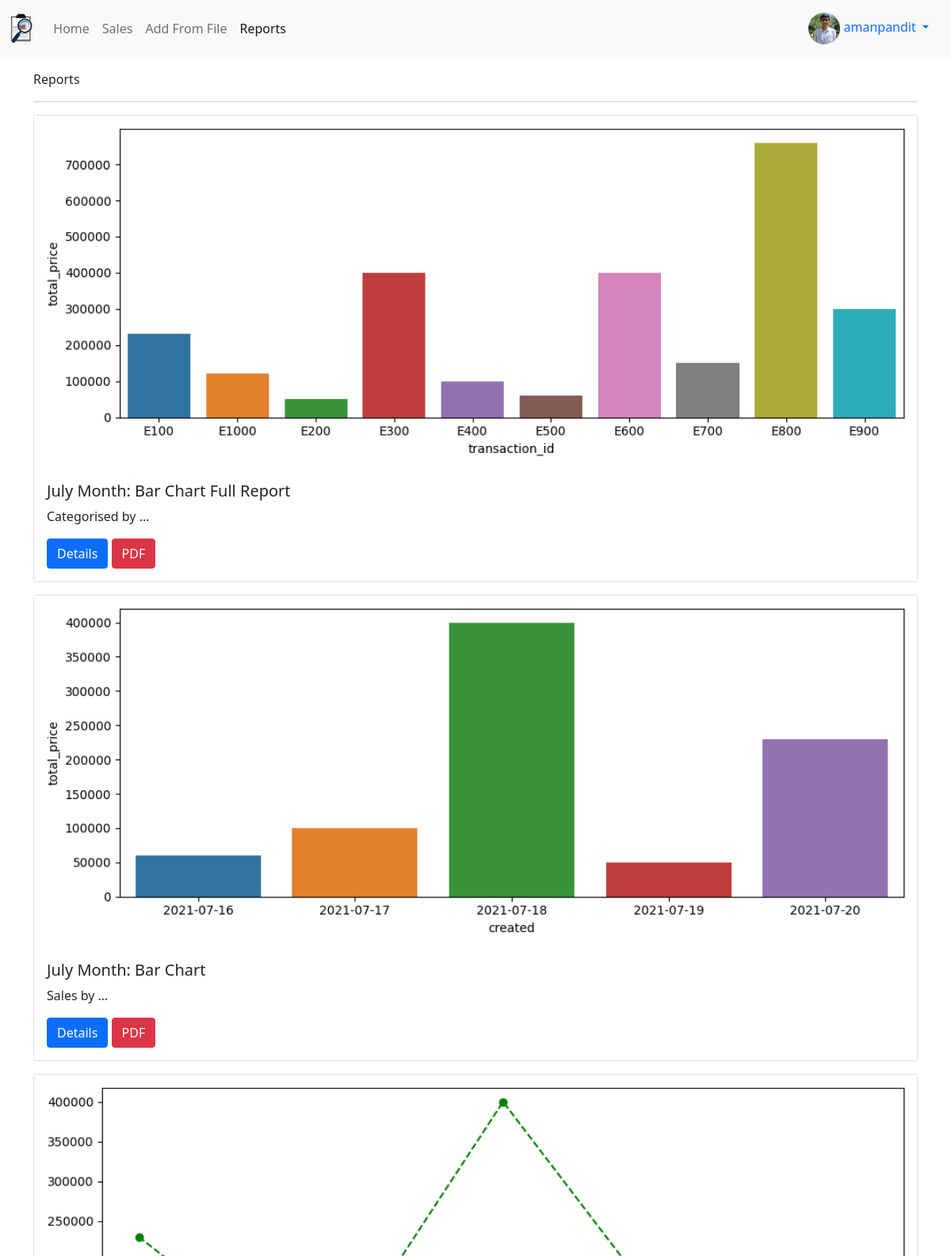
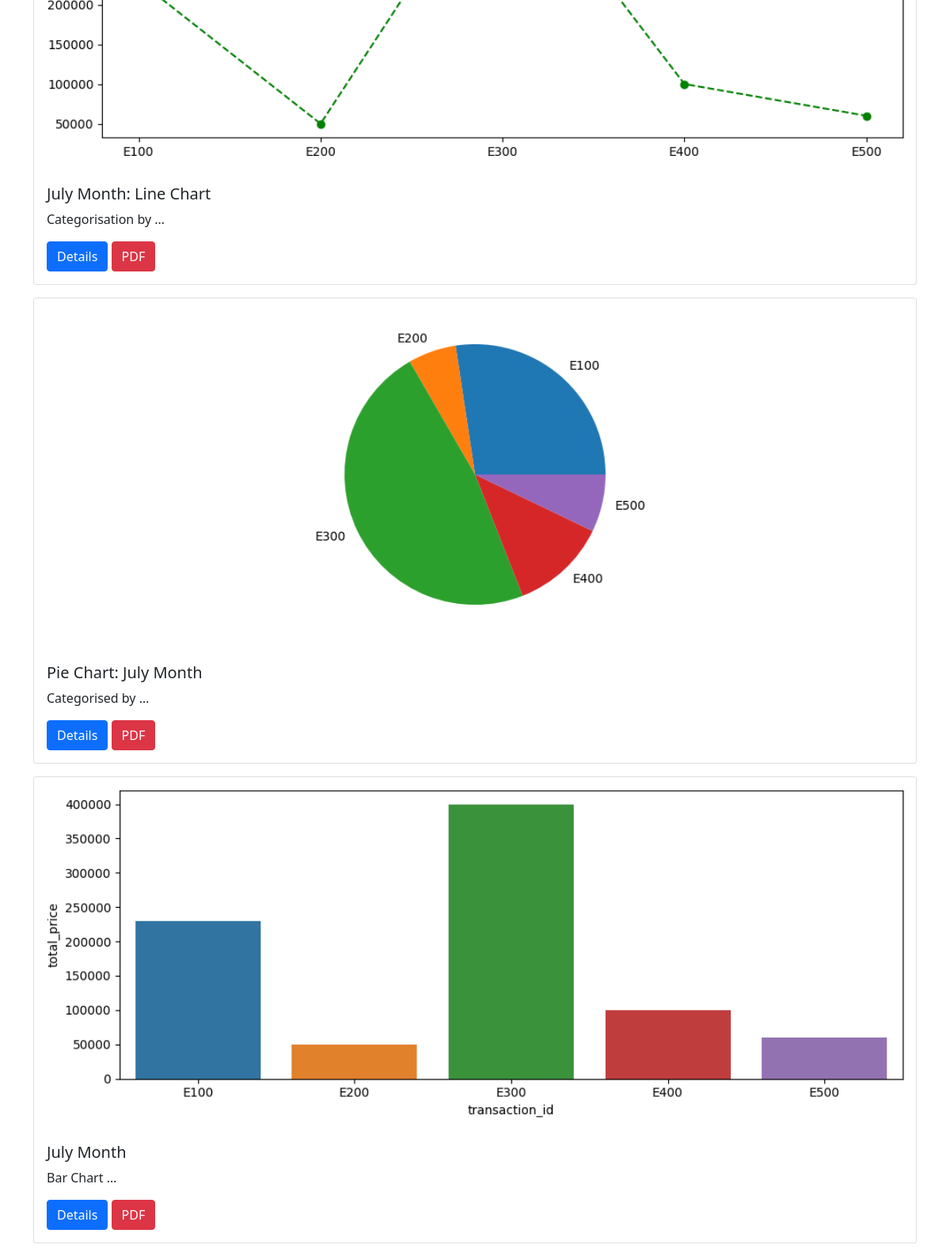
/reports/ (signed in), run on the app's committed database (2 pictures, top to bottom).
### profiles/models.py (models this page shows, shortened)
class Profile(models.Model):
    user = models.OneToOneField(User, on_delete=models.CASCADE)
    bio = models.TextField(default='no bio ...')
    avatar = models.ImageField(upload_to='avatars', default = 'no_picture.png')
    created = models.DateTimeField(auto_now_add=True)
    updated = models.DateTimeField(auto_now=True)

### reports/models.py (models this page shows, shortened)
class Report(models.Model):
    name = models.CharField(max_length=120)
    image = models.ImageField(upload_to = 'reports', blank = True)
    remarks = models.TextField()
    author = models.ForeignKey(Profile, on_delete=models.CASCADE)
    created = models.DateTimeField(auto_now_add=True)
    updated = models.DateTimeField(auto_now=True)
    def get_absolute_url(self):
        return reverse('reports:detail', kwargs={'pk':self.pk})
    class Meta:
        ordering = ('-created',)

### reports/views.py (the view)
# urls.py: path('', ReportListView.as_view(), name='main'),
class ReportListView(LoginRequiredMixin, ListView):
    model = Report
    template_name = 'reports/main.html'

### reports/templates/reports/main.html (shortened to what this page needs)
{% extends "base.html" %}
{% block content %}
    Reports
    <hr>
    {% for obj in object_list %}
        <div class="card mb-3">
            {% if obj.image %}
                <img src="{{obj.image.url}}" class="card-img-top" alt="{{obj.name}}">
            {% endif %}
            <div class="card-body">
                <h5 class="card-title">{{obj.name}}</h5>
                <p class="card-text">{{obj.remarks|truncatewords:2}}</p>
                <a href="{{obj.get_absolute_url}}" class="btn btn-primary">Details</a>
                <a href="{% url 'reports:pdf' obj.pk %}" class="btn btn-danger">PDF</a>
            </div>
        </div>
    {% endfor %}
{% endblock content %}

### templates/navbar.html (shortened to what this page needs)
{% load static %}
{% url 'sales:home' as path_to_home %}
{% url 'sales:list' as path_to_sales %}
{% url 'reports:from-file' as path_to_from_file %}
{% url 'reports:main' as path_to_reports %}
<nav class="navbar navbar-expand-lg navbar-light bg-light">
  <div class="container-fluid">
    <a class="navbar-brand" href="{{path_to_home}}"><img src="{% static 'logo.png' %}" class="logo-sm"></a>
    <div class="collapse navbar-collapse" id="navbarNav">
      <ul class="navbar-nav">
        <li class="nav-item">
          <a class="nav-link {% if request.path == path_to_home%}active{% endif %}" href="{{path_to_home}}">Home</a>
        </li>
        <li class="nav-item">
          <a class="nav-link {% if request.path == path_to_sales%}active{% endif %}" href="{{path_to_sales}}">Sales</a>
        </li>
        <li class="nav-item">
          <a class="nav-link {% if request.path == path_to_from_file%}active{% endif %}" href="{{path_to_from_file}}">Add From File</a>
        </li>
        <li class="nav-item">
          <a class="nav-link {% if request.path == path_to_reports%}active{% endif %}" href="{{path_to_reports}}">Reports</a>
        </li>
      </ul>
    </div>
    {% if request.user.is_authenticated %}
      <div class="nav-item dropdown">
        <div class="nav-link dropdown-toggle" id="navbarDropdownMenuLink" role="button" data-bs-toggle="dropdown" aria-expanded="false">
          <img src="{{request.user.profile.avatar.url}}" class="avatar-sm">&nbsp;{{request.user}}
        </div>
      </div>
    {% endif %}
  </div>
</nav>

### static/style.css (style rules this page uses)
.avatar-sm { height: 40px; width: 40px; border-radius: 50%; }
.logo-sm { height: 40px; width: auto; }

### data on the page
Report: image (picture), name "July Month: Bar Chart Full Report", remarks "Categorised by …"
Report: image (picture), name "July Month: Bar Chart", remarks "Sales by …"
Report: image (picture), name "July Month: Line Chart", remarks "Categorisation by …"
Report: image (picture), name "Pie Chart: July Month", remarks "Categorised by …"
Report: image (picture), name "July Month", remarks "Bar Chart …"

### other printed values
{{ request.user }} "amanpandit"
